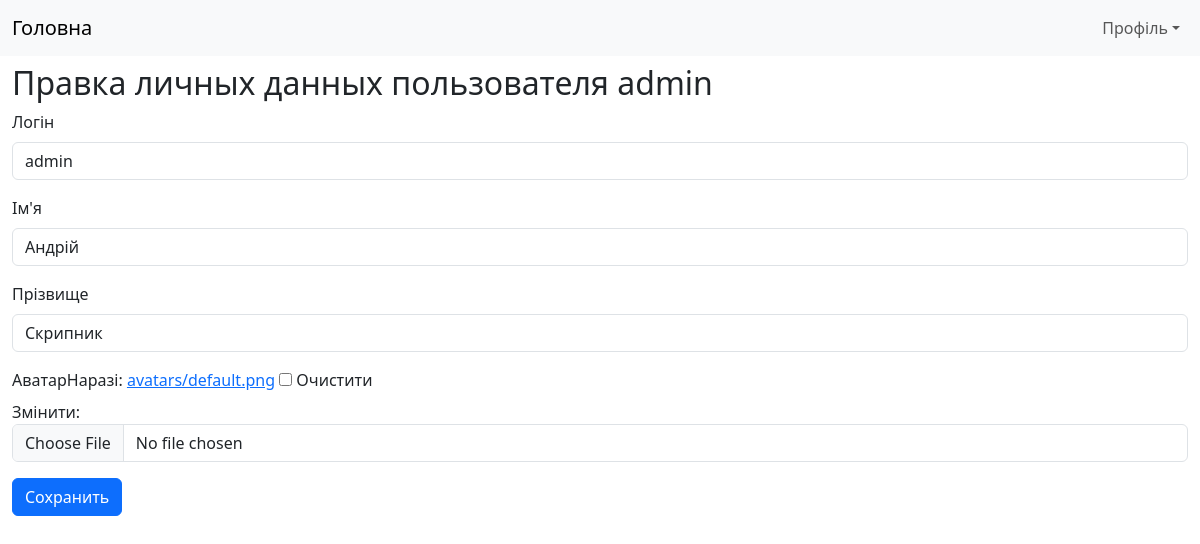
/accounts/profile/edit/ (signed in), run on the app's committed database.
### main/models.py (models this page shows, shortened)
class Player(AbstractUser):
    avatar = models.ImageField(upload_to=player_avatar_path, blank=True, default='avatars/default.png', verbose_name='Аватар')
    created_at = models.DateTimeField(auto_now_add=True)
    first_name = models.CharField(max_length=50, verbose_name="Ім'я")
    last_name = models.CharField(max_length=50, verbose_name="Прізвище")
    username = models.CharField(max_length=150, unique=True, verbose_name="Логін")
    class Meta(AbstractUser.Meta):
        verbose_name = 'Гравець'

### main/views.py (the view)
# urls.py: path('accounts/profile/edit/', ProfileEditView.as_view(), name='profile_edit'),
class ProfileEditView(SuccessMessageMixin, LoginRequiredMixin, UpdateView):
    model = Player
    template_name = 'main/profile/profile_edit.html'
    form_class = ProfileEditForm
    success_url = reverse_lazy('main:profile')
    success_message = 'Дані користувача змінено'
    def setup(self, request, *args, **kwargs):
        self.user_id = request.user.pk
        return super().setup(request, *args, **kwargs)
    def get_object(self, queryset=None):
        if not queryset:
            queryset = self.get_queryset()
        return get_object_or_404(queryset, pk=self.user_id)

### main/forms.py
class ProfileEditForm(forms.ModelForm):
    first_name = forms.CharField(required=True, label="Ім'я")
    last_name = forms.CharField(required=True, label="Прізвище")
    class Meta:
        model = Player
        fields = ('username', 'first_name', 'last_name', 'avatar')

### main/templates/main/profile/profile_edit.html (shortened to what this page needs)
{% extends 'layout/basic.html' %}
{% load django_bootstrap5 %}
{% block content %}
<h2>Правка личных данных пользователя {{ user.username }}</h2>
<form method="post" enctype="multipart/form-data">
    {% bootstrap_form form layout='horizontal' %}
    {% bootstrap_button 'Сохранить' %}
</form>
{% endblock %}

### data on the page
Player: username "admin", first_name "Андрій", last_name "Скрипник"
